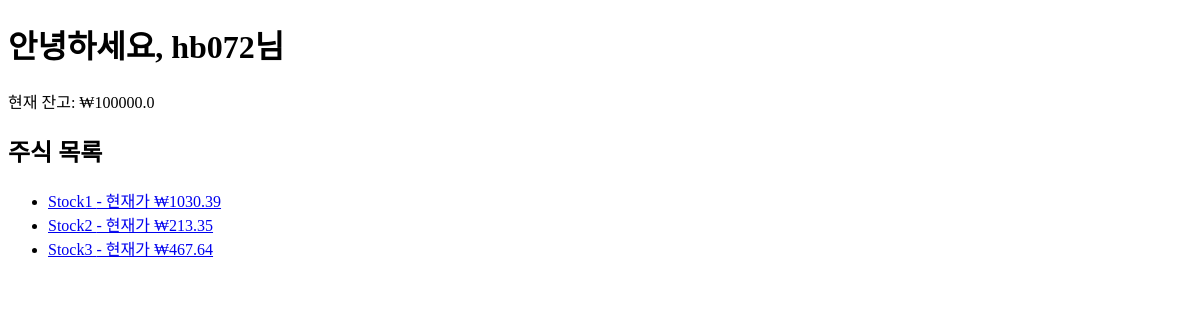
The app's page / (signed in), older data.
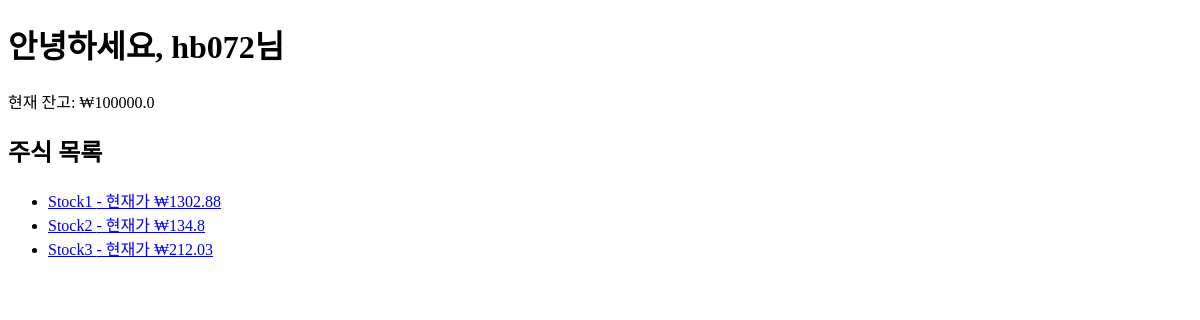
The same page, newer data.
### simulator/models.py (models this page shows, shortened)
class Account(models.Model):
    user = models.OneToOneField(User, on_delete=models.CASCADE)
    balance = models.FloatField(default=100000)  # 기본 잔고는 10만 원

class Stock(models.Model):
    name = models.CharField(max_length=100)
    price = models.FloatField()

### simulator/views.py (the view)
# urls.py: path('', views.main, name='main'),
@login_required
def main(request):
    stocks = Stock.objects.all()
    account,created = Account.objects.get_or_create(user=request.user)
    return render(request, 'simulator/main.html', {
        'stocks': stocks,
        'balance': account.balance,
    })

### simulator/templates/simulator/main.html (shortened to what this page needs)
<!DOCTYPE html>
<html>
<head>
</head>
<body>
    <h1>안녕하세요, {{ user.username }}님</h1>
    <p>현재 잔고: ₩{{ balance }}</p>
    <h2>주식 목록</h2>
    <ul>
        {% for stock in stocks %}
        <li>
            <a href="{% url 'stock_main' stock.id %}">
                {{ stock.name }} - 현재가 ₩{{ stock.price }}
            </a>
        </li>
        {% empty %}
        <li>등록된 주식이 없습니다.</li>
        {% endfor %}
    </ul>
</body>
</html>

Row changes from the older to the newer data that the page shows:
changed Stock "Stock1": price "1030.39" → "1302.88"
changed Stock "Stock2": price "213.35" → "134.8"
changed Stock "Stock3": price "467.64" → "212.03"
